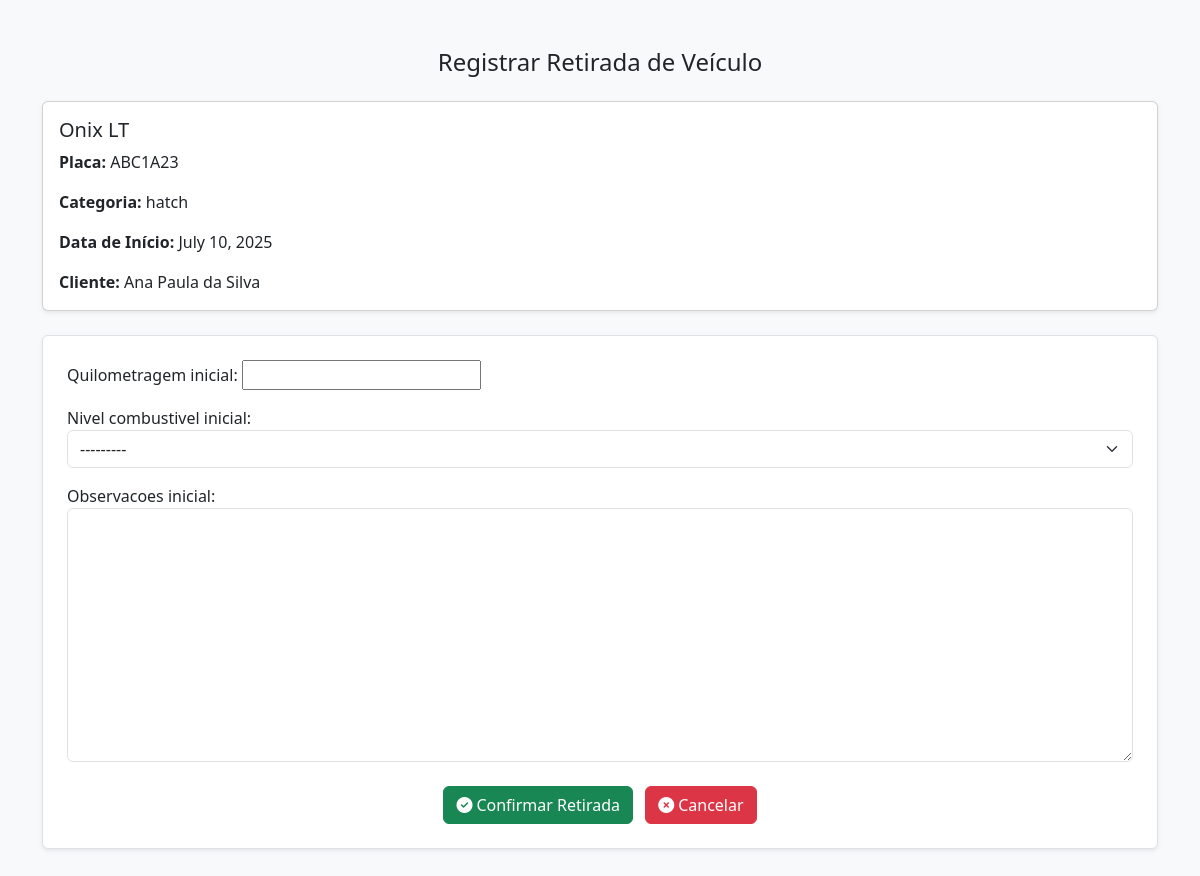
The page /reservas/registrar_retirada/10/ (signed in) on the database its author committed.
### reservas/models.py (models this page shows, shortened)
class Reserva(models.Model):
    STATUS_CHOICES = [
        ('confirmada', 'Confirmada'),
        ('pendente', 'Pendente'),
        ('retirada', 'Retirada'),
        ('finalizada', 'Finalizada'),
    ]
    COMBUSTIVEL_CHOICES = [
        ('cheio', 'Cheio'),
        ('3/4', '3/4'),
        ('meio', 'Meio'),
        ('1/4', '1/4'),
        ('quase_vazio', 'Quase vazio'),
        ('vazio', 'Vazio'),
    ]
    cliente = models.ForeignKey(Cliente, on_delete=models.CASCADE)
    veiculo = models.ForeignKey(Veiculo, on_delete=models.CASCADE)
    funcionario = models.ForeignKey(Funcionario, on_delete=models.CASCADE)
    data_inicio = models.DateField()
    data_fim = models.DateField()
    valor_total = models.DecimalField(max_digits=10, decimal_places=2, blank=True, null=True)
    status = models.CharField(max_length=20, choices=STATUS_CHOICES, default='pendente')
    quilometragem_inicial = models.IntegerField(null=True, blank=True)
    nivel_combustivel_inicial = models.CharField(
        max_length=20,
        choices=COMBUSTIVEL_CHOICES,
        null=True,
        blank=True
    )
    observacoes_inicial = models.TextField(null=True, blank=True)
    quilometragem_final = models.IntegerField(null=True, blank=True)
    nivel_combustivel_final = models.CharField(
        max_length=20,
        choices=COMBUSTIVEL_CHOICES,
        null=True,
        blank=True
    )
    observacoes_final = models.TextField(null=True, blank=True)

### veiculos/models.py (models this page shows, shortened)
class Veiculo(models.Model):
    CATEGORIAS = [
        ('hatch', 'Hatch'),
        ('sedan', 'Sedan'),
        ('suv', 'SUV'),
        ('pickup', 'Pickup'),
        ('luxo', 'Luxo'),
        ('utilitario', 'Utilitário'),
    ]
    STATUS = [
        ('disponivel', 'Disponível'),
        ('alugado', 'Alugado'),
        ('manutencao', 'Em Manutenção'),
    ]
    modelo = models.CharField(max_length=100)
    marca = models.CharField(max_length=100)
    ano = models.IntegerField()
    cor = models.CharField(max_length=50)
    categoria = models.CharField(max_length=50, choices=CATEGORIAS)
    placa = models.CharField(max_length=10, unique=True)
    preco_locacao = models.DecimalField(max_digits=8, decimal_places=2)
    status_disponibilidade = models.CharField(max_length=20, choices=STATUS, default='disponivel')
    imagem = models.ImageField(upload_to='veiculos/', null=True, blank=True)

### clientes/models.py (models this page shows, shortened)
class Cliente(models.Model):
    TIPO_PESSOA = [
        ('CPF', 'Pessoa Física'),
        ('CNPJ', 'Pessoa Jurídica'),
    ]
    tipo_pessoa = models.CharField(max_length=4, choices=TIPO_PESSOA)
    documento = models.CharField(max_length=20, unique=True)
    nome = models.CharField(max_length=100)
    endereco = models.CharField(max_length=200)
    telefone = models.CharField(max_length=20)

### reservas/views.py (the view)
# urls.py: path('registrar_retirada/<int:reserva_id>/', views.registrar_retirada, name='registrar_retirada'),
@login_required
def registrar_retirada(request, reserva_id):
    reserva = get_object_or_404(Reserva, id=reserva_id)
    veiculo = reserva.veiculo
    if request.method == 'POST':
        form = RetiradaVeiculoForm(request.POST, instance=reserva)
        if form.is_valid():
            retirada = form.save(commit=False)
            retirada.status = "retirada"
            retirada.save()
            veiculo.status_disponibilidade = False
            veiculo.save()
            messages.success(request, "Retirada registrada com sucesso.")
            return redirect('listar_reservas')
    else:
        form = RetiradaVeiculoForm(instance=reserva)
    return render(request, 'reservas/registrar_retirada.html', {
        'reserva': reserva,
        'form': form
    })

### reservas/forms.py
class RetiradaVeiculoForm(forms.ModelForm):
    class Meta:
        model = Reserva
        fields = ['quilometragem_inicial', 'nivel_combustivel_inicial', 'observacoes_inicial']
        widgets = {
            'nivel_combustivel_inicial': forms.Select(choices=Reserva.COMBUSTIVEL_CHOICES, attrs={'class': 'form-select'}),
            'observacoes_inicial': forms.Textarea(attrs={'class': 'form-control'}),
        }

### reservas/templates/reservas/registrar_retirada.html (shortened to what this page needs)
<!DOCTYPE html>
<html lang="pt-br">
<head>
  <link href="https://cdn.jsdelivr.net/npm/bootstrap@5.3.3/dist/css/bootstrap.min.css" rel="stylesheet">
  <link href="https://cdnjs.cloudflare.com/ajax/libs/font-awesome/6.5.0/css/all.min.css" rel="stylesheet">
</head>
<body class="bg-light">
  <div class="container py-5">
    <h4 class="text-center mb-4">Registrar Retirada de Veículo</h4>
    <div class="card mb-4 shadow-sm">
      <div class="card-body">
        <h5 class="card-title">{{ reserva.veiculo.modelo }}</h5>
        <p class="card-text"><strong>Placa:</strong> {{ reserva.veiculo.placa }}</p>
        <p class="card-text"><strong>Categoria:</strong> {{ reserva.veiculo.categoria }}</p>
        <p class="card-text"><strong>Data de Início:</strong> {{ reserva.data_inicio }}</p>
        <p class="card-text"><strong>Cliente:</strong> {{ reserva.cliente.nome }}</p>
      </div>
    </div>
    <form method="post" class="border rounded p-4 bg-white shadow-sm">
      {{ form.as_p }}
      <div class="text-center mt-4">
        <button type="submit" class="btn btn-success me-2">
          <i class="fas fa-check-circle me-1"></i>Confirmar Retirada
        </button>
        <a href="{% url 'listar_reservas' %}" class="btn btn-danger">
          <i class="fas fa-times-circle me-1"></i>Cancelar
        </a>
      </div>
    </form>
  </div>
</body>
</html>

### rows shown on the page
Reserva: veiculo.modelo "Onix LT", veiculo.placa "ABC1A23", veiculo.categoria "hatch", data_inicio "July 10, 2025", cliente.nome "Ana Paula da Silva", nivel_combustivel_inicial "---------"
